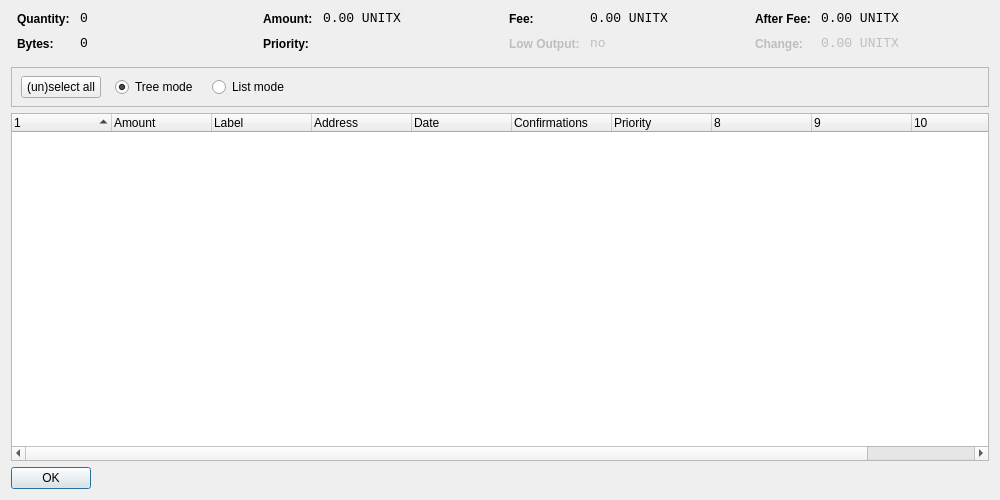
<?xml version="1.0" encoding="UTF-8"?>
<ui version="4.0">
 <class>CoinControlDialog</class>
 <widget class="QDialog" name="CoinControlDialog">
  <property name="geometry">
   <rect>
    <x>0</x>
    <y>0</y>
    <width>1000</width>
    <height>500</height>
   </rect>
  </property>
  <property name="windowTitle">
   <string>Coin Control</string>
  </property>
  <layout class="QVBoxLayout" name="verticalLayout">
   <item>
    <layout class="QHBoxLayout" name="horizontalLayoutTop" stretch="0,0,0,0">
     <property name="topMargin">
      <number>0</number>
     </property>
     <property name="bottomMargin">
      <number>10</number>
     </property>
     <item>
      <layout class="QFormLayout" name="formLayoutCoinControl1">
       <property name="horizontalSpacing">
        <number>10</number>
       </property>
       <property name="verticalSpacing">
        <number>10</number>
       </property>
       <property name="leftMargin">
        <number>6</number>
       </property>
       <property name="rightMargin">
        <number>6</number>
       </property>
       <item row="0" column="0">
        <widget class="QLabel" name="labelCoinControlQuantityText">
         <property name="styleSheet">
          <string notr="true">font-weight:bold;</string>
         </property>
         <property name="text">
          <string>Quantity:</string>
         </property>
        </widget>
       </item>
       <item row="0" column="1">
        <widget class="QLabel" name="labelCoinControlQuantity">
         <property name="font">
          <font>
           <family>Monospace</family>
           <pointsize>10</pointsize>
          </font>
         </property>
         <property name="cursor">
          <cursorShape>IBeamCursor</cursorShape>
         </property>
         <property name="contextMenuPolicy">
          <enum>Qt::ActionsContextMenu</enum>
         </property>
         <property name="text">
          <string notr="true">0</string>
         </property>
         <property name="textInteractionFlags">
          <set>Qt::LinksAccessibleByMouse|Qt::TextSelectableByKeyboard|Qt::TextSelectableByMouse</set>
         </property>
        </widget>
       </item>
       <item row="1" column="0">
        <widget class="QLabel" name="labelCoinControlBytesText">
         <property name="styleSheet">
          <string notr="true">font-weight:bold;</string>
         </property>
         <property name="text">
          <string>Bytes:</string>
         </property>
        </widget>
       </item>
       <item row="1" column="1">
        <widget class="QLabel" name="labelCoinControlBytes">
         <property name="font">
          <font>
           <family>Monospace</family>
           <pointsize>10</pointsize>
          </font>
         </property>
         <property name="cursor">
          <cursorShape>IBeamCursor</cursorShape>
         </property>
         <property name="contextMenuPolicy">
          <enum>Qt::ActionsContextMenu</enum>
         </property>
         <property name="text">
          <string notr="true">0</string>
         </property>
         <property name="textInteractionFlags">
          <set>Qt::LinksAccessibleByMouse|Qt::TextSelectableByKeyboard|Qt::TextSelectableByMouse</set>
         </property>
        </widget>
       </item>
      </layout>
     </item>
     <item>
      <layout class="QFormLayout" name="formLayoutCoinControl2">
       <property name="horizontalSpacing">
        <number>10</number>
       </property>
       <property name="verticalSpacing">
        <number>10</number>
       </property>
       <property name="leftMargin">
        <number>6</number>
       </property>
       <property name="rightMargin">
        <number>6</number>
       </property>
       <item row="0" column="0">
        <widget class="QLabel" name="labelCoinControlAmountText">
         <property name="styleSheet">
          <string notr="true">font-weight:bold;</string>
         </property>
         <property name="text">
          <string>Amount:</string>
         </property>
        </widget>
       </item>
       <item row="0" column="1">
        <widget class="QLabel" name="labelCoinControlAmount">
         <property name="font">
          <font>
           <family>Monospace</family>
           <pointsize>10</pointsize>
          </font>
         </property>
         <property name="cursor">
          <cursorShape>IBeamCursor</cursorShape>
         </property>
         <property name="contextMenuPolicy">
          <enum>Qt::ActionsContextMenu</enum>
         </property>
         <property name="text">
          <string notr="true">0.00 UNITX</string>
         </property>
         <property name="textInteractionFlags">
          <set>Qt::LinksAccessibleByMouse|Qt::TextSelectableByKeyboard|Qt::TextSelectableByMouse</set>
         </property>
        </widget>
       </item>
       <item row="1" column="0">
        <widget class="QLabel" name="labelCoinControlPriorityText">
         <property name="styleSheet">
          <string notr="true">font-weight:bold;</string>
         </property>
         <property name="text">
          <string>Priority:</string>
         </property>
        </widget>
       </item>
       <item row="1" column="1">
        <widget class="QLabel" name="labelCoinControlPriority">
         <property name="font">
          <font>
           <family>Monospace</family>
           <pointsize>10</pointsize>
          </font>
         </property>
         <property name="cursor">
          <cursorShape>IBeamCursor</cursorShape>
         </property>
         <property name="contextMenuPolicy">
          <enum>Qt::ActionsContextMenu</enum>
         </property>
         <property name="text">
          <string/>
         </property>
         <property name="textInteractionFlags">
          <set>Qt::LinksAccessibleByMouse|Qt::TextSelectableByKeyboard|Qt::TextSelectableByMouse</set>
         </property>
        </widget>
       </item>
      </layout>
     </item>
     <item>
      <layout class="QFormLayout" name="formLayoutCoinControl3">
       <property name="horizontalSpacing">
        <number>10</number>
       </property>
       <property name="verticalSpacing">
        <number>10</number>
       </property>
       <property name="leftMargin">
        <number>6</number>
       </property>
       <property name="rightMargin">
        <number>6</number>
       </property>
       <item row="0" column="0">
        <widget class="QLabel" name="labelCoinControlFeeText">
         <property name="styleSheet">
          <string notr="true">font-weight:bold;</string>
         </property>
         <property name="text">
          <string>Fee:</string>
         </property>
        </widget>
       </item>
       <item row="0" column="1">
        <widget class="QLabel" name="labelCoinControlFee">
         <property name="font">
          <font>
           <family>Monospace</family>
           <pointsize>10</pointsize>
          </font>
         </property>
         <property name="cursor">
          <cursorShape>IBeamCursor</cursorShape>
         </property>
         <property name="contextMenuPolicy">
          <enum>Qt::ActionsContextMenu</enum>
         </property>
         <property name="text">
          <string notr="true">0.00 UNITX</string>
         </property>
         <property name="textInteractionFlags">
          <set>Qt::LinksAccessibleByMouse|Qt::TextSelectableByKeyboard|Qt::TextSelectableByMouse</set>
         </property>
        </widget>
       </item>
       <item row="1" column="0">
        <widget class="QLabel" name="labelCoinControlLowOutputText">
         <property name="enabled">
          <bool>false</bool>
         </property>
         <property name="styleSheet">
          <string notr="true">font-weight:bold;</string>
         </property>
         <property name="text">
          <string>Low Output:</string>
         </property>
        </widget>
       </item>
       <item row="1" column="1">
        <widget class="QLabel" name="labelCoinControlLowOutput">
         <property name="enabled">
          <bool>false</bool>
         </property>
         <property name="font">
          <font>
           <family>Monospace</family>
           <pointsize>10</pointsize>
          </font>
         </property>
         <property name="cursor">
          <cursorShape>IBeamCursor</cursorShape>
         </property>
         <property name="contextMenuPolicy">
          <enum>Qt::ActionsContextMenu</enum>
         </property>
         <property name="text">
          <string notr="true">no</string>
         </property>
         <property name="textInteractionFlags">
          <set>Qt::LinksAccessibleByMouse|Qt::TextSelectableByKeyboard|Qt::TextSelectableByMouse</set>
         </property>
        </widget>
       </item>
      </layout>
     </item>
     <item>
      <layout class="QFormLayout" name="formLayoutCoinControl4">
       <property name="horizontalSpacing">
        <number>10</number>
       </property>
       <property name="verticalSpacing">
        <number>10</number>
       </property>
       <property name="leftMargin">
        <number>6</number>
       </property>
       <property name="rightMargin">
        <number>6</number>
       </property>
       <item row="0" column="0">
        <widget class="QLabel" name="labelCoinControlAfterFeeText">
         <property name="styleSheet">
          <string notr="true">font-weight:bold;</string>
         </property>
         <property name="text">
          <string>After Fee:</string>
         </property>
        </widget>
       </item>
       <item row="0" column="1">
        <widget class="QLabel" name="labelCoinControlAfterFee">
         <property name="font">
          <font>
           <family>Monospace</family>
           <pointsize>10</pointsize>
          </font>
         </property>
         <property name="cursor">
          <cursorShape>IBeamCursor</cursorShape>
         </property>
         <property name="contextMenuPolicy">
          <enum>Qt::ActionsContextMenu</enum>
         </property>
         <property name="text">
          <string notr="true">0.00 UNITX</string>
         </property>
         <property name="textInteractionFlags">
          <set>Qt::LinksAccessibleByMouse|Qt::TextSelectableByKeyboard|Qt::TextSelectableByMouse</set>
         </property>
        </widget>
       </item>
       <item row="1" column="0">
        <widget class="QLabel" name="labelCoinControlChangeText">
         <property name="enabled">
          <bool>false</bool>
         </property>
         <property name="styleSheet">
          <string notr="true">font-weight:bold;</string>
         </property>
         <property name="text">
          <string>Change:</string>
         </property>
        </widget>
       </item>
       <item row="1" column="1">
        <widget class="QLabel" name="labelCoinControlChange">
         <property name="enabled">
          <bool>false</bool>
         </property>
         <property name="font">
          <font>
           <family>Monospace</family>
           <pointsize>10</pointsize>
          </font>
         </property>
         <property name="cursor">
          <cursorShape>IBeamCursor</cursorShape>
         </property>
         <property name="contextMenuPolicy">
          <enum>Qt::ActionsContextMenu</enum>
         </property>
         <property name="text">
          <string notr="true">0.00 UNITX</string>
         </property>
         <property name="textInteractionFlags">
          <set>Qt::LinksAccessibleByMouse|Qt::TextSelectableByKeyboard|Qt::TextSelectableByMouse</set>
         </property>
        </widget>
       </item>
      </layout>
     </item>
    </layout>
   </item>
   <item>
    <widget class="QFrame" name="frame">
     <property name="minimumSize">
      <size>
       <width>0</width>
       <height>40</height>
      </size>
     </property>
     <property name="frameShape">
      <enum>QFrame::StyledPanel</enum>
     </property>
     <property name="frameShadow">
      <enum>QFrame::Sunken</enum>
     </property>
     <widget class="QWidget" name="horizontalLayoutWidget">
      <property name="geometry">
       <rect>
        <x>10</x>
        <y>0</y>
        <width>781</width>
        <height>41</height>
       </rect>
      </property>
      <layout class="QHBoxLayout" name="horizontalLayoutPanel" stretch="0,0,0,0,0">
       <property name="spacing">
        <number>14</number>
       </property>
       <item>
        <widget class="QPushButton" name="pushButtonSelectAll">
         <property name="sizePolicy">
          <sizepolicy hsizetype="Maximum" vsizetype="Fixed">
           <horstretch>0</horstretch>
           <verstretch>0</verstretch>
          </sizepolicy>
         </property>
         <property name="text">
          <string>(un)select all</string>
         </property>
        </widget>
       </item>
       <item>
        <widget class="QRadioButton" name="radioTreeMode">
         <property name="sizePolicy">
          <sizepolicy hsizetype="Maximum" vsizetype="Fixed">
           <horstretch>0</horstretch>
           <verstretch>0</verstretch>
          </sizepolicy>
         </property>
         <property name="text">
          <string>Tree mode</string>
         </property>
         <property name="checked">
          <bool>true</bool>
         </property>
        </widget>
       </item>
       <item>
        <widget class="QRadioButton" name="radioListMode">
         <property name="sizePolicy">
          <sizepolicy hsizetype="Maximum" vsizetype="Fixed">
           <horstretch>0</horstretch>
           <verstretch>0</verstretch>
          </sizepolicy>
         </property>
         <property name="text">
          <string>List mode</string>
         </property>
        </widget>
       </item>
       <item>
        <spacer name="horizontalSpacer">
         <property name="orientation">
          <enum>Qt::Horizontal</enum>
         </property>
         <property name="sizeHint" stdset="0">
          <size>
           <width>40</width>
           <height>20</height>
          </size>
         </property>
        </spacer>
       </item>
      </layout>
     </widget>
    </widget>
   </item>
   <item>
    <widget class="CoinControlTreeWidget" name="treeWidget">
     <property name="contextMenuPolicy">
      <enum>Qt::CustomContextMenu</enum>
     </property>
     <property name="sortingEnabled">
      <bool>false</bool>
     </property>
     <property name="columnCount">
      <number>11</number>
     </property>
     <attribute name="headerShowSortIndicator" stdset="0">
      <bool>true</bool>
     </attribute>
     <attribute name="headerStretchLastSection">
      <bool>false</bool>
     </attribute>
     <column>
      <property name="text">
       <string/>
      </property>
     </column>
     <column>
      <property name="text">
       <string>Amount</string>
      </property>
     </column>
     <column>
      <property name="text">
       <string>Label</string>
      </property>
     </column>
     <column>
      <property name="text">
       <string>Address</string>
      </property>
     </column>
     <column>
      <property name="text">
       <string>Date</string>
      </property>
     </column>
     <column>
      <property name="text">
       <string>Confirmations</string>
      </property>
      <property name="toolTip">
       <string>Confirmed</string>
      </property>
     </column>
     <column>
      <property name="text">
       <string>Priority</string>
      </property>
     </column>
     <column>
      <property name="text">
       <string/>
      </property>
     </column>
     <column>
      <property name="text">
       <string/>
      </property>
     </column>
     <column>
      <property name="text">
       <string/>
      </property>
     </column>
     <column>
      <property name="text">
       <string/>
      </property>
     </column>
    </widget>
   </item>
   <item>
    <widget class="QDialogButtonBox" name="buttonBox">
     <property name="sizePolicy">
      <sizepolicy hsizetype="Maximum" vsizetype="Fixed">
       <horstretch>0</horstretch>
       <verstretch>0</verstretch>
      </sizepolicy>
     </property>
     <property name="orientation">
      <enum>Qt::Horizontal</enum>
     </property>
     <property name="standardButtons">
      <set>QDialogButtonBox::Ok</set>
     </property>
    </widget>
   </item>
  </layout>
 </widget>
 <customwidgets>
  <customwidget>
   <class>CoinControlTreeWidget</class>
   <extends>QTreeWidget</extends>
   <header>coincontroltreewidget.h</header>
  </customwidget>
 </customwidgets>
 <resources/>
 <connections/>
</ui>
